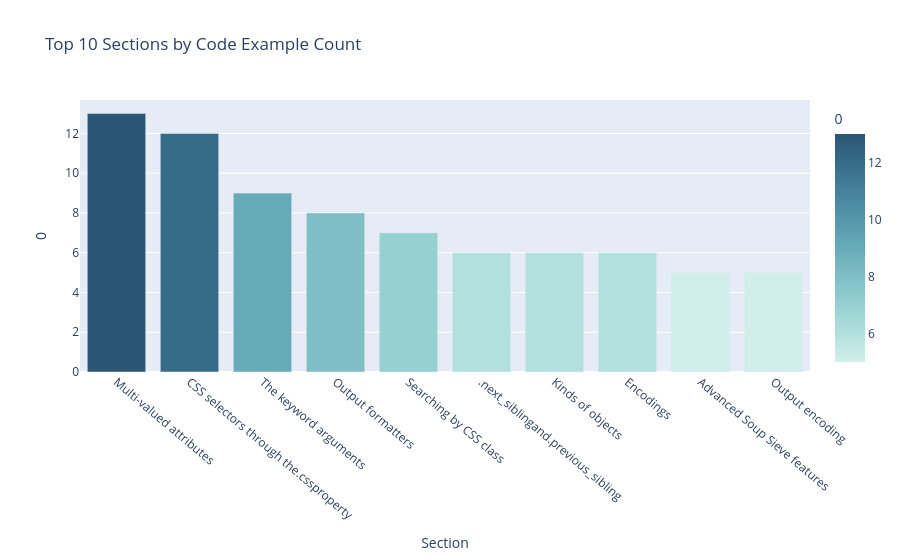

Notebook code cell kept with this figure:
### Markdown cell above
## Q3 - Which section contains the most code examples?

### Code cell
code_counts = code.groupby('section_title').size().sort_values(ascending=False)
print(f'Section : {code_counts.index[0]}')
print(f'Count   : {code_counts.iloc[0]} code examples')
print(f'\nTop 10:')
display(code_counts.head(10).reset_index().rename(columns={0:'count','section_title':'Section'}))

fig = px.bar(code_counts.head(10).reset_index(),
             x='section_title', y=0,
             title='Top 10 Sections by Code Example Count',
             labels={'section_title':'Section', 0:'Code Examples'},
             color=0, color_continuous_scale='Teal')
fig.update_xaxes(tickangle=40)
fig.show()

### Figure 1 — Plotly figure (JSON) as saved in the notebook; plotly's stock layout.template omitted (floating-point values rounded to 4 significant figures)
{"data": [{"hovertemplate": "Section=%{x}<br>0=%{marker.color}<extra></extra>", "legendgroup": "", "marker": {"color": [13, 12, 9, 8, 7, 6, 6, 6, 5, 5], "coloraxis": "coloraxis", "pattern": {"shape": ""}}, "name": "", "orientation": "v", "showlegend": false, "textposition": "auto", "type": "bar", "x": ["Multi-valued attributes", "CSS selectors through the.cssproperty", "The keyword arguments", "Output formatters", "Searching by CSS class", ".next_siblingand.previous_sibling", "Kinds of objects", "Encodings", "Advanced Soup Sieve features", "Output encoding"], "xaxis": "x", "y": [13, 12, 9, 8, 7, 6, 6, 6, 5, 5], "yaxis": "y"}], "layout": {"barmode": "relative", "coloraxis": {"autocolorscale": false, "colorbar": {"title": {"text": "0"}}, "colorscale": [[0, "rgb(209, 238, 234)"], [0.1667, "rgb(168, 219, 217)"], [0.3333, "rgb(133, 196, 201)"], [0.5, "rgb(104, 171, 184)"], [0.6667, "rgb(79, 144, 166)"], [0.8333, "rgb(59, 115, 143)"], [1, "rgb(42, 86, 116)"]]}, "legend": {"tracegroupgap": 0}, "title": {"text": "Top 10 Sections by Code Example Count"}, "xaxis": {"anchor": "y", "domain": [0, 1], "tickangle": 40, "title": {"text": "Section"}}, "yaxis": {"anchor": "x", "domain": [0, 1], "title": {"text": "0"}}}}
